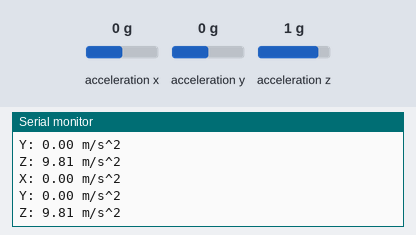
This sketch was run on a simulated Arduino Uno, built with avr-gcc and run on an emulated ATmega328P. Shown: the last lines printed to the serial monitor. The inputs (shaded band) are chosen by the test bench; at power-on: acceleration x 0 g, acceleration y 0 g, acceleration z 1 g.

Above: at 1.2 s.
1.3 s: acceleration x set to -1.4 g
At 1.58 s:
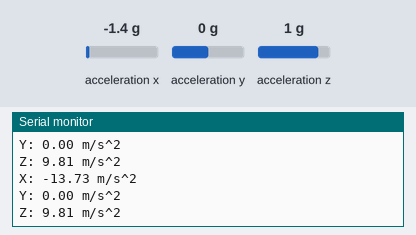
2.8 s: acceleration y set to -1.4 g
At 3.0 s:
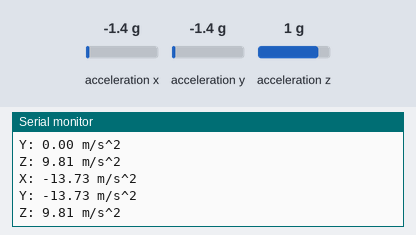
4.3 s: acceleration z set to -1.4 g
At 4.63 s:
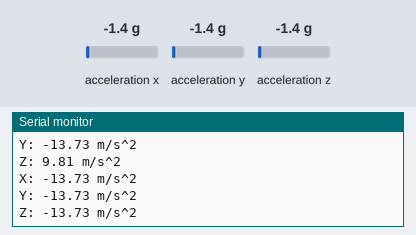

Measured:
- after the input at 1.3 s, the serial monitor: prints a new line after 0.12 s (image 1)
- after the input at 2.8 s, the serial monitor: prints a new line after 0.05 s (image 2)
- after the input at 4.3 s, the serial monitor: prints a new line after 0.17 s (image 3)

The sketch:

LIS3DH.ino
```cpp
#include <Wire.h>
#include <Adafruit_LIS3DH.h>
#include <Adafruit_Sensor.h>

Adafruit_LIS3DH lis = Adafruit_LIS3DH();

void setup() {
  Serial.begin(115200);
  while(!Serial) delay(10); //Wait for Serial monitor to load up

  Serial.println("LIS3DH Accelerometer Test");

  //Initialize sensor with the default I2C address (0x18). Ensure GND to SDO to lock down 0x18
  if(!lis.begin(0x18)){
    Serial.println("Couldn't find a valid LIS3DH sensor, check wiring!");
    while(1) delay(10);
  }
  Serial.println("LIS3DH found!");

  //Set sensor measurement range (LIS3DH_RANGE_2_G, LIS3DH_RANGE_4_G, LIS3DH_RANGE_8_G, LIS3DH_RANGE_16_G)
  lis.setRange(LIS3DH_RANGE_2_G);

  Serial.print("Range set to: ");
  Serial.print(2 << lis.getRange());
  Serial.println("G");

  //Set data rate: Lower data rate = lower power consumption
  //Options: LIS3DH_DATARATE_1_HZ - LIS3DH_DATARATE_400_HZ, or LIS3DH_DATARATE_POWERDOWN
  lis.setDataRate(LIS3DH_DATARATE_50_HZ);
}

void loop() {
  /* 1. Read raw sensor data (registers) */
  lis.read();

  /* 2. Read standardized physics data (m/s^2) using Adafruit unified sensor framework */
  sensors_event_t event;
  lis.getEvent(&event);

  /* 3. Display the results */
  Serial.print("X: ");
  Serial.print(event.acceleration.x);
  Serial.println(" m/s^2");

  Serial.print("Y: ");
  Serial.print(event.acceleration.y);
  Serial.println(" m/s^2");

  Serial.print("Z: ");
  Serial.print(event.acceleration.z);
  Serial.println(" m/s^2");

  /* Optional: Print raw ADC readings if you have anything wired to ADC1/2/3 */
  // Serial.print("ADC1: "); Serial.println(lis.readADC(1));

  Serial.println();

  delay(200);
}
```
